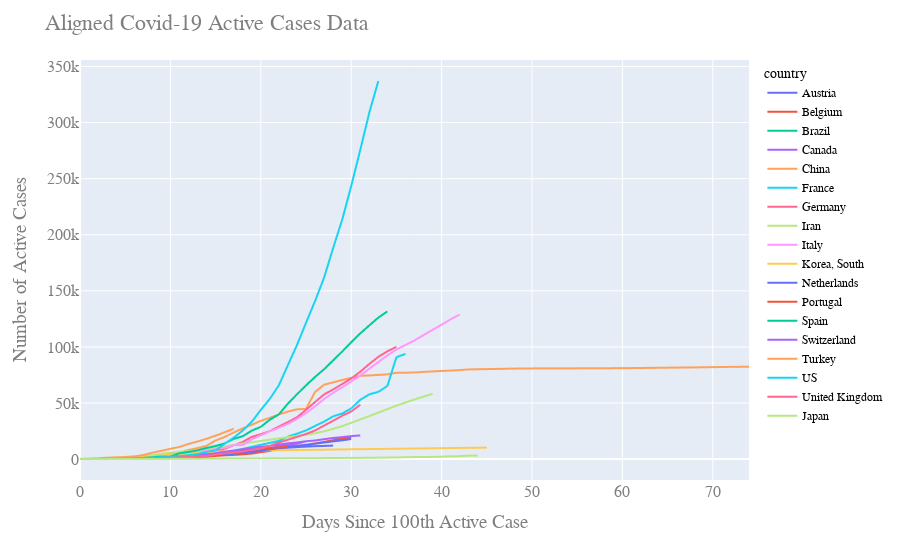

This figure's notebook cell:
### Code cell
fig = px.line(dfmelt, x=dfmelt.index, y="cases",color='country')#,log_y=True)
fig.update_layout(
    title="Aligned Covid-19 Active Cases Data",
    xaxis_title="Days Since 100th Active Case",
    yaxis_title="Number of Active Cases",
    font=dict(
        family="Courier New, monospace",
        size=16,
        color="#7f7f7f"
    ),
    legend=dict(
        font=dict(
            family="sans-serif",
            size=12,
            color="black"
        )
    )
)
fig.show()
fig.write_html("infections_aligned.html")

### Figure 1 — Plotly figure (JSON) as saved in the notebook; plotly's stock layout.template omitted (floating-point values rounded to 4 significant figures)
{"data": [{"hoverlabel": {"namelength": 0}, "hovertemplate": "country=Austria<br>x=%{x}<br>cases=%{y}", "legendgroup": "Austria", "line": {"color": "#636efa", "dash": "solid"}, "mode": "lines", "name": "Austria", "showlegend": true, "type": "scattergl", "x": [0, 1, 2, 3, 4, 5, 6, 7, 8, 9, 10, 11, 12, 13, 14, 15, 16, 17, 18, 19, 20, 21, 22, 23, 24, 25, 26, 27, 28, 29, 30, 31, 32, 33, 34, 35, 36, 37, 38, 39, 40, 41, 42, 43, 44, 45, 46, 47, 48, 49, 50, 51, 52, 53, 54, 55, 56, 57, 58, 59, 60, 61, 62, 63, 64, 65, 66, 67, 68, 69, 70, 71, 72, 73, 74], "xaxis": "x", "y": [104, 131, 182, 246, 302, 504, 655, 860, 1018, 1332, 1646, 2013, 2388, 2814, 3582, 4474, 5283, 5588, 6909, 7657, 8271, 8788, 9618, 10180, 10711, 11129, 11524, 11781, 12051, null, null, null, null, null, null, null, null, null, null, null, null, null, null, null, null, null, null, null, null, null, null, null, null, null, null, null, null, null, null, null, null, null, null, null, null, null, null, null, null, null, null, null, null, null, null], "yaxis": "y"}, {"hoverlabel": {"namelength": 0}, "hovertemplate": "country=Belgium<br>x=%{x}<br>cases=%{y}", "legendgroup": "Belgium", "line": {"color": "#EF553B", "dash": "solid"}, "mode": "lines", "name": "Belgium", "showlegend": true, "type": "scattergl", "x": [0, 1, 2, 3, 4, 5, 6, 7, 8, 9, 10, 11, 12, 13, 14, 15, 16, 17, 18, 19, 20, 21, 22, 23, 24, 25, 26, 27, 28, 29, 30, 31, 32, 33, 34, 35, 36, 37, 38, 39, 40, 41, 42, 43, 44, 45, 46, 47, 48, 49, 50, 51, 52, 53, 54, 55, 56, 57, 58, 59, 60, 61, 62, 63, 64, 65, 66, 67, 68, 69, 70, 71, 72, 73, 74], "xaxis": "x", "y": [109, 169, 200, 239, 267, 314, 314, 559, 689, 886, 1058, 1243, 1486, 1795, 2257, 2815, 3401, 3743, 4269, 4937, 6235, 7284, 9134, 10836, 11899, 12775, 13964, 15348, 16770, 18431, 19691, null, null, null, null, null, null, null, null, null, null, null, null, null, null, null, null, null, null, null, null, null, null, null, null, null, null, null, null, null, null, null, null, null, null, null, null, null, null, null, null, null, null, null, null], "yaxis": "y"}, {"hoverlabel": {"namelength": 0}, "hovertemplate": "country=Brazil<br>x=%{x}<br>cases=%{y}", "legendgroup": "Brazil", "line": {"color": "#00cc96", "dash": "solid"}, "mode": "lines", "name": "Brazil", "showlegend": true, "type": "scattergl", "x": [0, 1, 2, 3, 4, 5, 6, 7, 8, 9, 10, 11, 12, 13, 14, 15, 16, 17, 18, 19, 20, 21, 22, 23, 24, 25, 26, 27, 28, 29, 30, 31, 32, 33, 34, 35, 36, 37, 38, 39, 40, 41, 42, 43, 44, 45, 46, 47, 48, 49, 50, 51, 52, 53, 54, 55, 56, 57, 58, 59, 60, 61, 62, 63, 64, 65, 66, 67, 68, 69, 70, 71, 72, 73, 74], "xaxis": "x", "y": [151, 151, 162, 200, 321, 372, 621, 793, 1021, 1546, 1924, 2247, 2554, 2985, 3417, 3904, 4256, 4579, 5717, 6836, 8044, 9056, 10360, 11130, null, null, null, null, null, null, null, null, null, null, null, null, null, null, null, null, null, null, null, null, null, null, null, null, null, null, null, null, null, null, null, null, null, null, null, null, null, null, null, null, null, null, null, null, null, null, null, null, null, null, null], "yaxis": "y"}, {"hoverlabel": {"namelength": 0}, "hovertemplate": "country=Canada<br>x=%{x}<br>cases=%{y}", "legendgroup": "Canada", "line": {"color": "#ab63fa", "dash": "solid"}, "mode": "lines", "name": "Canada", "showlegend": true, "type": "scattergl", "x": [0, 1, 2, 3, 4, 5, 6, 7, 8, 9, 10, 11, 12, 13, 14, 15, 16, 17, 18, 19, 20, 21, 22, 23, 24, 25, 26, 27, 28, 29, 30, 31, 32, 33, 34, 35, 36, 37, 38, 39, 40, 41, 42, 43, 44, 45, 46, 47, 48, 49, 50, 51, 52, 53, 54, 55, 56, 57, 58, 59, 60, 61, 62, 63, 64, 65, 66, 67, 68, 69, 70, 71, 72, 73, 74], "xaxis": "x", "y": [108, 117, 193, 198, 252, 415, 478, 657, 800, 943, 1277, 1469, 2088, 2790, 3251, 4042, 4682, 5576, 6280, 7398, 8527, 9560, 11284, 12437, 13874, 15756, null, null, null, null, null, null, null, null, null, null, null, null, null, null, null, null, null, null, null, null, null, null, null, null, null, null, null, null, null, null, null, null, null, null, null, null, null, null, null, null, null, null, null, null, null, null, null, null, null], "yaxis": "y"}, {"hoverlabel": {"namelength": 0}, "hovertemplate": "country=China<br>x=%{x}<br>cases=%{y}", "legendgroup": "China", "line": {"color": "#FFA15A", "dash": "solid"}, "mode": "lines", "name": "China", "showlegend": true, "type": "scattergl", "x": [0, 1, 2, 3, 4, 5, 6, 7, 8, 9, 10, 11, 12, 13, 14, 15, 16, 17, 18, 19, 20, 21, 22, 23, 24, 25, 26, 27, 28, 29, 30, 31, 32, 33, 34, 35, 36, 37, 38, 39, 40, 41, 42, 43, 44, 45, 46, 47, 48, 49, 50, 51, 52, 53, 54, 55, 56, 57, 58, 59, 60, 61, 62, 63, 64, 65, 66, 67, 68, 69, 70, 71, 72, 73, 74], "xaxis": "x", "y": [null, null, null, null, 548, 643, 920, 1406, 2075, 2877, 5509, 6087, 8141, 9802, 11891, 16630, 19716, 23707, 27440, 30587, 34110, 36814, 39829, 42354, 44386, 44759, 59895, 66358, 68413, 70513, 72434, 74211, 74619, 75077, 75550, 77001, 77022, 77241, 77754, 78166, 78600, 78928, 79356, 79932, 80136, 80261, 80386, 80537, 80690, 80770, 80823, 80860, 80887, 80921, 80932, 80945, 80977, 81003, 81033, 81058, 81102, 81156, 81250, 81305, 81435, 81498, 81591, 81661, 81782, 81897, 81999, 82122, 82198, 82279, 82361], "yaxis": "y"}, {"hoverlabel": {"namelength": 0}, "hovertemplate": "country=France<br>x=%{x}<br>cases=%{y}", "legendgroup": "France", "line": {"color": "#19d3f3", "dash": "solid"}, "mode": "lines", "name": "France", "showlegend": true, "type": "scattergl", "x": [0, 1, 2, 3, 4, 5, 6, 7, 8, 9, 10, 11, 12, 13, 14, 15, 16, 17, 18, 19, 20, 21, 22, 23, 24, 25, 26, 27, 28, 29, 30, 31, 32, 33, 34, 35, 36, 37, 38, 39, 40, 41, 42, 43, 44, 45, 46, 47, 48, 49, 50, 51, 52, 53, 54, 55, 56, 57, 58, 59, 60, 61, 62, 63, 64, 65, 66, 67, 68, 69, 70, 71, 72, 73, 74], "xaxis": "x", "y": [100, 130, 191, 204, 288, 380, 656, 959, 1136, 1219, 1794, 2293, 2293, 3681, 4496, 4532, 6683, 7715, 9124, 10970, 12758, 14463, 16243, 20123, 22622, 25600, 29551, 33402, 38105, 40708, 45170, 52827, 57749, 59929, 65202, 90848, 93773, null, null, null, null, null, null, null, null, null, null, null, null, null, null, null, null, null, null, null, null, null, null, null, null, null, null, null, null, null, null, null, null, null, null, null, null, null, null], "yaxis": "y"}, {"hoverlabel": {"namelength": 0}, "hovertemplate": "country=Germany<br>x=%{x}<br>cases=%{y}", "legendgroup": "Germany", "line": {"color": "#FF6692", "dash": "solid"}, "mode": "lines", "name": "Germany", "showlegend": true, "type": "scattergl", "x": [0, 1, 2, 3, 4, 5, 6, 7, 8, 9, 10, 11, 12, 13, 14, 15, 16, 17, 18, 19, 20, 21, 22, 23, 24, 25, 26, 27, 28, 29, 30, 31, 32, 33, 34, 35, 36, 37, 38, 39, 40, 41, 42, 43, 44, 45, 46, 47, 48, 49, 50, 51, 52, 53, 54, 55, 56, 57, 58, 59, 60, 61, 62, 63, 64, 65, 66, 67, 68, 69, 70, 71, 72, 73, 74], "xaxis": "x", "y": [130, 159, 196, 262, 482, 670, 799, 1040, 1176, 1457, 1908, 2078, 3675, 4585, 5795, 7272, 9257, 12327, 15320, 19848, 22213, 24873, 29056, 32986, 37323, 43938, 50871, 57695, 62095, 66885, 71808, 77872, 84794, 91159, 96092, 100123, null, null, null, null, null, null, null, null, null, null, null, null, null, null, null, null, null, null, null, null, null, null, null, null, null, null, null, null, null, null, null, null, null, null, null, null, null, null, null], "yaxis": "y"}, {"hoverlabel": {"namelength": 0}, "hovertemplate": "country=Iran<br>x=%{x}<br>cases=%{y}", "legendgroup": "Iran", "line": {"color": "#B6E880", "dash": "solid"}, "mode": "lines", "name": "Iran", "showlegend": true, "type": "scattergl", "x": [0, 1, 2, 3, 4, 5, 6, 7, 8, 9, 10, 11, 12, 13, 14, 15, 16, 17, 18, 19, 20, 21, 22, 23, 24, 25, 26, 27, 28, 29, 30, 31, 32, 33, 34, 35, 36, 37, 38, 39, 40, 41, 42, 43, 44, 45, 46, 47, 48, 49, 50, 51, 52, 53, 54, 55, 56, 57, 58, 59, 60, 61, 62, 63, 64, 65, 66, 67, 68, 69, 70, 71, 72, 73, 74], "xaxis": "x", "y": [139, 245, 388, 593, 978, 1501, 2336, 2922, 3513, 4747, 5823, 6566, 7161, 8042, 9000, 10075, 11364, 12729, 13938, 14991, 16169, 17361, 18407, 19644, 20610, 21638, 23049, 24811, 27017, 29406, 32332, 35408, 38309, 41495, 44605, 47593, 50468, 53183, 55743, 58226, null, null, null, null, null, null, null, null, null, null, null, null, null, null, null, null, null, null, null, null, null, null, null, null, null, null, null, null, null, null, null, null, null, null, null], "yaxis": "y"}, {"hoverlabel": {"namelength": 0}, "hovertemplate": "country=Italy<br>x=%{x}<br>cases=%{y}", "legendgroup": "Italy", "line": {"color": "#FF97FF", "dash": "solid"}, "mode": "lines", "name": "Italy", "showlegend": true, "type": "scattergl", "x": [0, 1, 2, 3, 4, 5, 6, 7, 8, 9, 10, 11, 12, 13, 14, 15, 16, 17, 18, 19, 20, 21, 22, 23, 24, 25, 26, 27, 28, 29, 30, 31, 32, 33, 34, 35, 36, 37, 38, 39, 40, 41, 42, 43, 44, 45, 46, 47, 48, 49, 50, 51, 52, 53, 54, 55, 56, 57, 58, 59, 60, 61, 62, 63, 64, 65, 66, 67, 68, 69, 70, 71, 72, 73, 74], "xaxis": "x", "y": [155, 229, 322, 453, 655, 888, 1128, 1694, 2036, 2502, 3089, 3858, 4636, 5883, 7375, 9172, 10149, 12462, 12462, 17660, 21157, 24747, 27980, 31506, 35713, 41035, 47021, 53578, 59138, 63927, 69176, 74386, 80589, 86498, 92472, 97689, 101739, 105792, 110574, 115242, 119827, 124632, 128948, null, null, null, null, null, null, null, null, null, null, null, null, null, null, null, null, null, null, null, null, null, null, null, null, null, null, null, null, null, null, null, null], "yaxis": "y"}, {"hoverlabel": {"namelength": 0}, "hovertemplate": "country=Korea, South<br>x=%{x}<br>cases=%{y}", "legendgroup": "Korea, South", "line": {"color": "#FECB52", "dash": "solid"}, "mode": "lines", "name": "Korea, South", "showlegend": true, "type": "scattergl", "x": [0, 1, 2, 3, 4, 5, 6, 7, 8, 9, 10, 11, 12, 13, 14, 15, 16, 17, 18, 19, 20, 21, 22, 23, 24, 25, 26, 27, 28, 29, 30, 31, 32, 33, 34, 35, 36, 37, 38, 39, 40, 41, 42, 43, 44, 45, 46, 47, 48, 49, 50, 51, 52, 53, 54, 55, 56, 57, 58, 59, 60, 61, 62, 63, 64, 65, 66, 67, 68, 69, 70, 71, 72, 73, 74], "xaxis": "x", "y": [104, 204, 433, 602, 833, 977, 1261, 1766, 2337, 3150, 3736, 4335, 5186, 5621, 6088, 6593, 7041, 7314, 7478, 7513, 7755, 7869, 7979, 8086, 8162, 8236, 8320, 8413, 8565, 8652, 8799, 8961, 8961, 9037, 9137, 9241, 9332, 9478, 9583, 9661, 9786, 9887, 9976, 10062, 10156, 10237, null, null, null, null, null, null, null, null, null, null, null, null, null, null, null, null, null, null, null, null, null, null, null, null, null, null, null, null, null], "yaxis": "y"}, {"hoverlabel": {"namelength": 0}, "hovertemplate": "country=Netherlands<br>x=%{x}<br>cases=%{y}", "legendgroup": "Netherlands", "line": {"color": "#636efa", "dash": "solid"}, "mode": "lines", "name": "Netherlands", "showlegend": true, "type": "scattergl", "x": [0, 1, 2, 3, 4, 5, 6, 7, 8, 9, 10, 11, 12, 13, 14, 15, 16, 17, 18, 19, 20, 21, 22, 23, 24, 25, 26, 27, 28, 29, 30, 31, 32, 33, 34, 35, 36, 37, 38, 39, 40, 41, 42, 43, 44, 45, 46, 47, 48, 49, 50, 51, 52, 53, 54, 55, 56, 57, 58, 59, 60, 61, 62, 63, 64, 65, 66, 67, 68, 69, 70, 71, 72, 73, 74], "xaxis": "x", "y": [128, 188, 265, 321, 382, 503, 503, 806, 962, 1138, 1416, 1711, 2058, 2467, 3003, 3640, 4217, 4764, 5580, 6438, 7468, 8647, 9819, 10930, 11817, 12667, 13696, 14788, 15821, 16727, 17953, null, null, null, null, null, null, null, null, null, null, null, null, null, null, null, null, null, null, null, null, null, null, null, null, null, null, null, null, null, null, null, null, null, null, null, null, null, null, null, null, null, null, null, null], "yaxis": "y"}, {"hoverlabel": {"namelength": 0}, "hovertemplate": "country=Portugal<br>x=%{x}<br>cases=%{y}", "legendgroup": "Portugal", "line": {"color": "#EF553B", "dash": "solid"}, "mode": "lines", "name": "Portugal", "showlegend": true, "type": "scattergl", "x": [0, 1, 2, 3, 4, 5, 6, 7, 8, 9, 10, 11, 12, 13, 14, 15, 16, 17, 18, 19, 20, 21, 22, 23, 24, 25, 26, 27, 28, 29, 30, 31, 32, 33, 34, 35, 36, 37, 38, 39, 40, 41, 42, 43, 44, 45, 46, 47, 48, 49, 50, 51, 52, 53, 54, 55, 56, 57, 58, 59, 60, 61, 62, 63, 64, 65, 66, 67, 68, 69, 70, 71, 72, 73, 74], "xaxis": "x", "y": [112, 169, 245, 331, 448, 448, 785, 1020, 1280, 1600, 2060, 2362, 2995, 3544, 4268, 5170, 5962, 6408, 7443, 8251, 9034, 9886, 10524, 11278, null, null, null, null, null, null, null, null, null, null, null, null, null, null, null, null, null, null, null, null, null, null, null, null, null, null, null, null, null, null, null, null, null, null, null, null, null, null, null, null, null, null, null, null, null, null, null, null, null, null, null], "yaxis": "y"}, {"hoverlabel": {"namelength": 0}, "hovertemplate": "country=Spain<br>x=%{x}<br>cases=%{y}", "legendgroup": "Spain", "line": {"color": "#00cc96", "dash": "solid"}, "mode": "lines", "name": "Spain", "showlegend": true, "type": "scattergl", "x": [0, 1, 2, 3, 4, 5, 6, 7, 8, 9, 10, 11, 12, 13, 14, 15, 16, 17, 18, 19, 20, 21, 22, 23, 24, 25, 26, 27, 28, 29, 30, 31, 32, 33, 34, 35, 36, 37, 38, 39, 40, 41, 42, 43, 44, 45, 46, 47, 48, 49, 50, 51, 52, 53, 54, 55, 56, 57, 58, 59, 60, 61, 62, 63, 64, 65, 66, 67, 68, 69, 70, 71, 72, 73, 74], "xaxis": "x", "y": [120, 165, 222, 259, 400, 500, 673, 1073, 1695, 2277, 2277, 5232, 6391, 7798, 9942, 11748, 13910, 17963, 20410, 25374, 28768, 35136, 39885, 49515, 57786, 65719, 73235, 80110, 87956, 95923, 104118, 112065, 119199, 126168, 131646, null, null, null, null, null, null, null, null, null, null, null, null, null, null, null, null, null, null, null, null, null, null, null, null, null, null, null, null, null, null, null, null, null, null, null, null, null, null, null, null], "yaxis": "y"}, {"hoverlabel": {"namelength": 0}, "hovertemplate": "country=Switzerland<br>x=%{x}<br>cases=%{y}", "legendgroup": "Switzerland", "line": {"color": "#ab63fa", "dash": "solid"}, "mode": "lines", "name": "Switzerland", "showlegend": true, "type": "scattergl", "x": [0, 1, 2, 3, 4, 5, 6, 7, 8, 9, 10, 11, 12, 13, 14, 15, 16, 17, 18, 19, 20, 21, 22, 23, 24, 25, 26, 27, 28, 29, 30, 31, 32, 33, 34, 35, 36, 37, 38, 39, 40, 41, 42, 43, 44, 45, 46, 47, 48, 49, 50, 51, 52, 53, 54, 55, 56, 57, 58, 59, 60, 61, 62, 63, 64, 65, 66, 67, 68, 69, 70, 71, 72, 73, 74], "xaxis": "x", "y": [114, 214, 268, 337, 374, 491, 652, 652, 1139, 1359, 2200, 2200, 2700, 3028, 4075, 5294, 6575, 7474, 8795, 9877, 10897, 11811, 12928, 14076, 14829, 15922, 16605, 17768, 18827, 19606, 20505, 21100, null, null, null, null, null, null, null, null, null, null, null, null, null, null, null, null, null, null, null, null, null, null, null, null, null, null, null, null, null, null, null, null, null, null, null, null, null, null, null, null, null, null, null], "yaxis": "y"}, {"hoverlabel": {"namelength": 0}, "hovertemplate": "country=Turkey<br>x=%{x}<br>cases=%{y}", "legendgroup": "Turkey", "line": {"color": "#FFA15A", "dash": "solid"}, "mode": "lines", "name": "Turkey", "showlegend": true, "type": "scattergl", "x": [0, 1, 2, 3, 4, 5, 6, 7, 8, 9, 10, 11, 12, 13, 14, 15, 16, 17, 18, 19, 20, 21, 22, 23, 24, 25, 26, 27, 28, 29, 30, 31, 32, 33, 34, 35, 36, 37, 38, 39, 40, 41, 42, 43, 44, 45, 46, 47, 48, 49, 50, 51, 52, 53, 54, 55, 56, 57, 58, 59, 60, 61, 62, 63, 64, 65, 66, 67, 68, 69, 70, 71, 72, 73, 74], "xaxis": "x", "y": [192, 359, 670, 1236, 1529, 1872, 2433, 3629, 5698, 7402, 9217, 10827, 13531, 15679, 18135, 20921, 23934, 27069, null, null, null, null, null, null, null, null, null, null, null, null, null, null, null, null, null, null, null, null, null, null, null, null, null, null, null, null, null, null, null, null, null, null, null, null, null, null, null, null, null, null, null, null, null, null, null, null, null, null, null, null, null, null, null, null, null], "yaxis": "y"}, {"hoverlabel": {"namelength": 0}, "hovertemplate": "country=US<br>x=%{x}<br>cases=%{y}", "legendgroup": "US", "line": {"color": "#19d3f3", "dash": "solid"}, "mode": "lines", "name": "US", "showlegend": true, "type": "scattergl", "x": [0, 1, 2, 3, 4, 5, 6, 7, 8, 9, 10, 11, 12, 13, 14, 15, 16, 17, 18, 19, 20, 21, 22, 23, 24, 25, 26, 27, 28, 29, 30, 31, 32, 33, 34, 35, 36, 37, 38, 39, 40, 41, 42, 43, 44, 45, 46, 47, 48, 49, 50, 51, 52, 53, 54, 55, 56, 57, 58, 59, 60, 61, 62, 63, 64, 65, 66, 67, 68, 69, 70, 71, 72, 73, 74], "xaxis": "x", "y": [118, 149, 217, 262, 402, 518, 583, 959, 1281, 1663, 2179, 2727, 3499, 4632, 6421, 7783, 13677, 19100, 25489, 33276, 43847, 53740, 65778, 83836, 101657, 121478, 140886, 161807, 188172, 213372, 243453, 275586, 308850, 337072, null, null, null, null, null, null, null, null, null, null, null, null, null, null, null, null, null, null, null, null, null, null, null, null, null, null, null, null, null, null, null, null, null, null, null, null, null, null, null, null, null], "yaxis": "y"}, {"hoverlabel": {"namelength": 0}, "hovertemplate": "country=United Kingdom<br>x=%{x}<br>cases=%{y}", "legendgroup": "United Kingdom", "line": {"color": "#FF6692", "dash": "solid"}, "mode": "lines", "name": "United Kingdom", "showlegend": true, "type": "scattergl", "x": [0, 1, 2, 3, 4, 5, 6, 7, 8, 9, 10, 11, 12, 13, 14, 15, 16, 17, 18, 19, 20, 21, 22, 23, 24, 25, 26, 27, 28, 29, 30, 31, 32, 33, 34, 35, 36, 37, 38, 39, 40, 41, 42, 43, 44, 45, 46, 47, 48, 49, 50, 51, 52, 53, 54, 55, 56, 57, 58, 59, 60, 61, 62, 63, 64, 65, 66, 67, 68, 69, 70, 71, 72, 73, 74], "xaxis": "x", "y": [116, 164, 207, 274, 322, 384, 459, 459, 802, 1144, 1145, 1551, 1960, 2642, 2716, 4014, 5067, 5745, 6726, 8164, 9640, 11812, 14745, 17312, 19780, 22453, 25481, 29865, 34173, 38689, 42477, 48436, null, null, null, null, null, null, null, null, null, null, null, null, null, null, null, null, null, null, null, null, null, null, null, null, null, null, null, null, null, null, null, null, null, null, null, null, null, null, null, null, null, null, null], "yaxis": "y"}, {"hoverlabel": {"namelength": 0}, "hovertemplate": "country=Japan<br>x=%{x}<br>cases=%{y}", "legendgroup": "Japan", "line": {"color": "#B6E880", "dash": "solid"}, "mode": "lines", "name": "Japan", "showlegend": true, "type": "scattergl", "x": [0, 1, 2, 3, 4, 5, 6, 7, 8, 9, 10, 11, 12, 13, 14, 15, 16, 17, 18, 19, 20, 21, 22, 23, 24, 25, 26, 27, 28, 29, 30, 31, 32, 33, 34, 35, 36, 37, 38, 39, 40, 41, 42, 43, 44, 45, 46, 47, 48, 49, 50, 51, 52, 53, 54, 55, 56, 57, 58, 59, 60, 61, 62, 63, 64, 65, 66, 67, 68, 69, 70, 71, 72, 73, 74], "xaxis": "x", "y": [105, 122, 147, 159, 170, 189, 214, 228, 241, 256, 274, 293, 331, 360, 420, 461, 502, 511, 581, 639, 639, 701, 773, 839, 839, 878, 889, 924, 963, 1007, 1101, 1128, 1193, 1307, 1387, 1468, 1693, 1866, 1866, 1953, 2178, 2495, 2617, 3139, 3139, null, null, null, null, null, null, null, null, null, null, null, null, null, null, null, null, null, null, null, null, null, null, null, null, null, null, null, null, null, null], "yaxis": "y"}], "layout": {"font": {"color": "#7f7f7f", "family": "Courier New, monospace", "size": 16}, "legend": {"font": {"color": "black", "family": "sans-serif", "size": 12}, "title": {"text": "country"}, "tracegroupgap": 0}, "margin": {"t": 60}, "title": {"text": "Aligned Covid-19 Active Cases Data"}, "xaxis": {"anchor": "y", "domain": [0, 1], "title": {"text": "Days Since 100th Active Case"}}, "yaxis": {"anchor": "x", "domain": [0, 1], "title": {"text": "Number of Active Cases"}}}}
